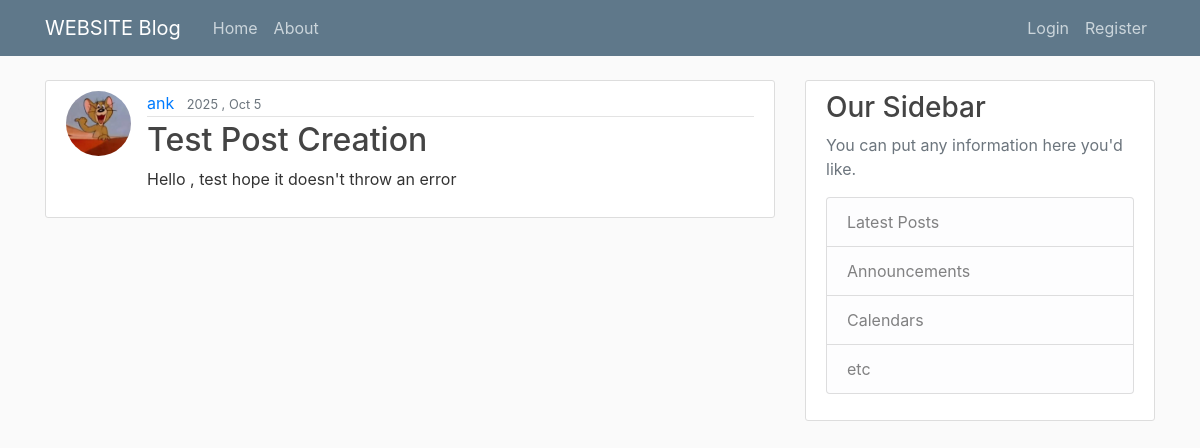
/detail/4/, run on the app's committed database.
### web/models.py (models this page shows, shortened)
class Post(models.Model):
    title = models.CharField(max_length=100)
    content = models.TextField()
    date_posted = models.DateTimeField(default = timezone.now)
    author = models.ForeignKey(User, on_delete=models.CASCADE)

### users/models.py (models this page shows, shortened)
class Profile(models.Model):
    user = models.OneToOneField(User , on_delete=models.CASCADE) # data deleted with the user
    image = models.ImageField(default='default.jpg', upload_to='profile_pics')

### web/views.py (the view)
# urls.py: path('detail/<int:pk>/',views.detail,name='web-detail'),
def detail(request , pk):
    context = {
        'post': Post.objects.get(pk = pk) # or get_object_or_404
    }
    return render(request , 'detail.html',context)

### templates/detail.html (shortened to what this page needs)
{% extends 'base.html' %}
{% block content %}
    <article class="media content-section">
            <img class="rounded-circle article-img" src="{{ post.author.profile.image.url }}" alt="">
        <div class="media-body">
            <div class="article-metadata">
            <a class="mr-2" href="#">{{ post.author }}</a>
            <small class="text-muted">{{ post.date_posted | date:"Y , M j" }}</small>
            </div>
            <h2 class="article-title">{{ post.title }}</h2>
            <p class="article-content">{{ post.content }}</p>
        </div>
    </article>
{% endblock content %}

### static/main.css (style rules this page uses)
body { background: #fafafa; color: #333333; margin-top: 5rem; }
h1, h2, h3, h4, h5, h6 { color: #444444; }
.content-section { background: #ffffff; padding: 10px 20px; border: 1px solid #dddddd; border-radius: 3px; margin-bottom: 20px; }
.article-title { color: #444444; }
.article-content { white-space: pre-line; }
.article-img { height: 65px; width: 65px; margin-right: 16px; }
.article-metadata { padding-bottom: 1px; margin-bottom: 4px; border-bottom: 1px solid #e3e3e3 }

### data on the page
Post: author.profile.image (placeholder picture), author "ank", date_posted "2025 , Oct 5", title "Test Post Creation", content "Hello , test hope it doesn't throw an error"
